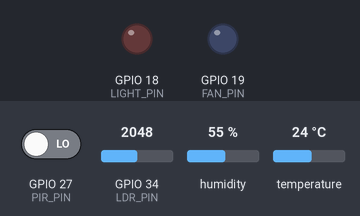
The sketch below on a simulated ESP32. Parts: output pins drawn as LEDs (lit = HIGH). The test bench sets the inputs (shaded band); at power-on: GPIO 27 (PIR_PIN) LOW, temperature 24 °C, GPIO 34 (LDR_PIN) = 2048, humidity 55 %. WiFi joins after 1.5 s; servers stay silent unless stated; no MQTT or app messages arrive unless stated; what the sketch prints to the serial monitor is not drawn.

Above: at 2.7 s.
2.8 s: GPIO 27 (PIR_PIN) driven HIGH
At 5.7 s:
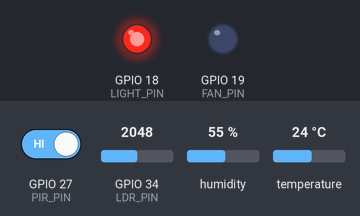
6.5 s: temperature set to 27.4 °C
11.2 s: temperature set to 28.4 °C
At 15.7 s:
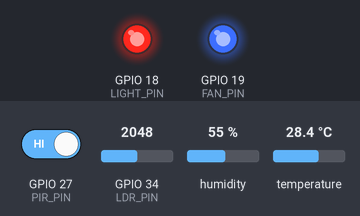
16.5 s: GPIO 34 (LDR_PIN) set to 1969
At 20.7 s:
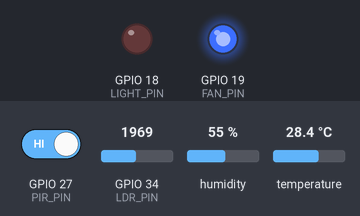
Timing chart, 0 to 22.2 s (numbered marks = the images above; inputs shaded):
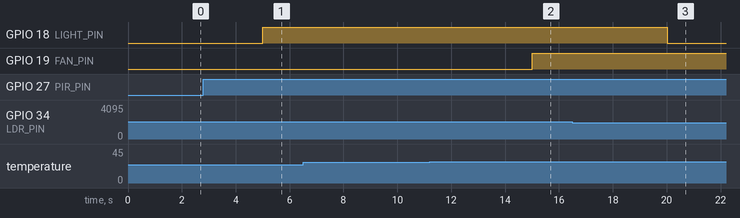

Measured:
- the behaviour switches between 27.9 and 28 °C on temperature (found by bisection; images 1 and 2)
- the behaviour switches between 2001 and 2000 on GPIO 34 (LDR_PIN) (found by bisection; images 2 and 3)
- after the input at 2.8 s, GPIO 18 (LIGHT_PIN): LOW → HIGH after 2.2 s
- after the input at 6.5 s, every drawn part: stays the same
- after the input at 11.2 s, GPIO 19 (FAN_PIN): LOW → HIGH after 3.8 s
- after the input at 16.5 s, GPIO 18 (LIGHT_PIN): HIGH → LOW after 3.5 s

The sketch:

sketch.ino
```cpp
#include <WiFi.h>
#include <PubSubClient.h>
#include <DHTesp.h>

const char* ssid = "Wokwi-GUEST";
const char* password = "";
const char* mqtt_server = "broker.hivemq.com";

const char* topic = "nssce/smartclassroom/group6/test";
const char* commandTopic =
  "nssce/smartclassroom/group6/command";

#define DHT_PIN 15
#define LDR_PIN 34
#define PIR_PIN 27
#define LIGHT_PIN 18
#define FAN_PIN 19

DHTesp dht;
WiFiClient espClient;
PubSubClient client(espClient);

bool autoMode = true;
bool lightOn = false;
bool fanOn = false;

void setLight(bool state) {
  lightOn = state;
  digitalWrite(LIGHT_PIN, lightOn ? HIGH : LOW);
}

void setFan(bool state) {
  fanOn = state;
  digitalWrite(FAN_PIN, fanOn ? HIGH : LOW);
}

// Receive commands from HiveMQ
void callback(char* topicName, byte* payload,
              unsigned int length) {
  if (strcmp(topicName, commandTopic) != 0) {
    return;
  }

  char message[32];
  if (length >= sizeof(message)) {
    Serial.println("Command too long!");
    return;
  }

  memcpy(message, payload, length);
  message[length] = '\0';

  Serial.print("Received command: ");
  Serial.println(message);

  if (strcmp(message, "MANUAL") == 0) {
    autoMode = false;
    Serial.println("Manual control enabled");
  }
  else if (strcmp(message, "AUTO") == 0) {
    autoMode = true;
    Serial.println("Automatic control enabled");
  }
  else if (strcmp(message, "LIGHT_ON") == 0) {
    autoMode = false;
    setLight(true);
  }
  else if (strcmp(message, "LIGHT_OFF") == 0) {
    autoMode = false;
    setLight(false);
  }
  else if (strcmp(message, "FAN_ON") == 0) {
    autoMode = false;
    setFan(true);
  }
  else if (strcmp(message, "FAN_OFF") == 0) {
    autoMode = false;
    setFan(false);
  }
  else {
    Serial.println("Unknown command");
  }
}

void setup() {
  Serial.begin(115200);

  pinMode(PIR_PIN, INPUT);
  pinMode(LIGHT_PIN, OUTPUT);
  pinMode(FAN_PIN, OUTPUT);

  dht.setup(DHT_PIN, DHTesp::DHT22);

  WiFi.begin(ssid, password, 6);
  Serial.print("Connecting to Wi-Fi");

  while (WiFi.status() != WL_CONNECTED) {
    delay(500);
    Serial.print(".");
  }

  Serial.println("\nWi-Fi connected!");

  client.setServer(mqtt_server, 1883);
  client.setCallback(callback);
}

void reconnect() {
  while (!client.connected()) {
    Serial.print("Connecting to MQTT...");

    if (client.connect("SmartClassroomGroup6")) {
      Serial.println("connected!");

      if (client.subscribe(commandTopic)) {
        Serial.println("Subscribed to command topic");
      }
    } else {
      Serial.print("Failed, state = ");
      Serial.println(client.state());
      delay(3000);
    }
  }
}

void loop() {
  if (!client.connected()) {
    reconnect();
  }

  // Process incoming MQTT commands
  client.loop();

  static unsigned long lastMessage = 0;

  if (millis() - lastMessage >= 5000) {
    lastMessage = millis();

    TempAndHumidity data = dht.getTempAndHumidity();
    int lightLevel = analogRead(LDR_PIN);
    bool motion = digitalRead(PIR_PIN);

    if (isnan(data.temperature) ||
        isnan(data.humidity)) {
      Serial.println("DHT22 reading failed!");
      return;
    }

    // Apply automation only in AUTO mode
    if (autoMode) {
      setLight(motion && lightLevel > 2000);
      setFan(motion && data.temperature >= 28.0);
    }

    char payload[300];

    snprintf(payload, sizeof(payload),
      "{\"temperature\":%.1f,\"humidity\":%.1f,"
      "\"light_level\":%d,\"motion\":%s,"
      "\"light\":%s,\"fan\":%s,\"mode\":\"%s\"}",
      data.temperature,
      data.humidity,
      lightLevel,
      motion ? "true" : "false",
      lightOn ? "true" : "false",
      fanOn ? "true" : "false",
      autoMode ? "AUTO" : "MANUAL"
    );

    Serial.println(payload);

    if (client.publish(topic, payload)) {
      Serial.println("Sensor data published!");
    } else {
      Serial.println("MQTT publish failed!");
    }
  }
}
```
